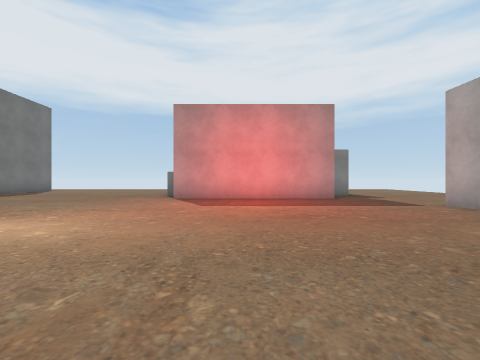
view 1 (above)

16 first-person views from a walk through a 3-D level made in the Unity game engine. The camera is 1.2 m above the floor, looks level and sees 90° across. The floor is counted in squares, 2 m on a side. Each view is taken from the middle of a square. On the plan, view 1 faces up. The plan holds only what a view shows up to about 9 squares ahead; the rest is blank. The player is left out. Some surface patterns are stand-ins.

view 2
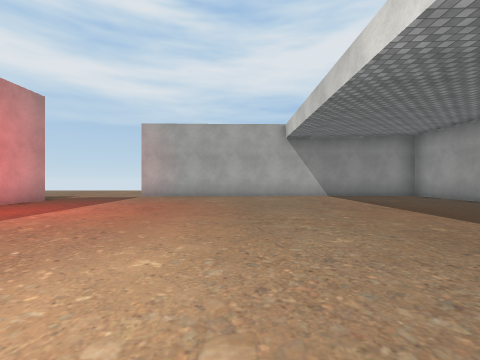

view 3
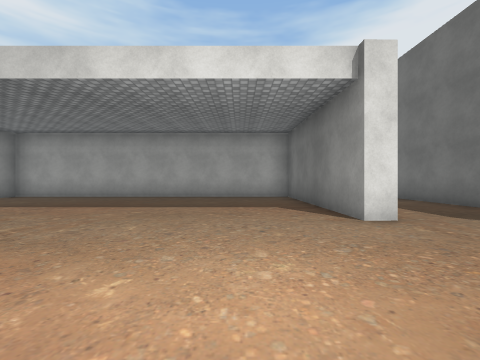

view 4
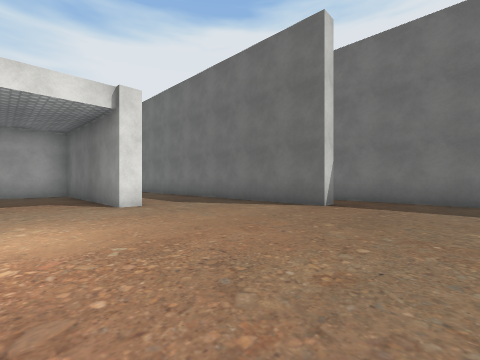

view 5
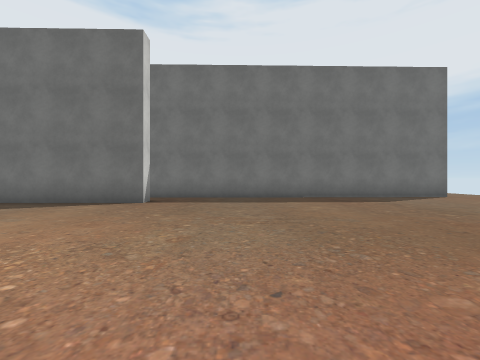

view 6
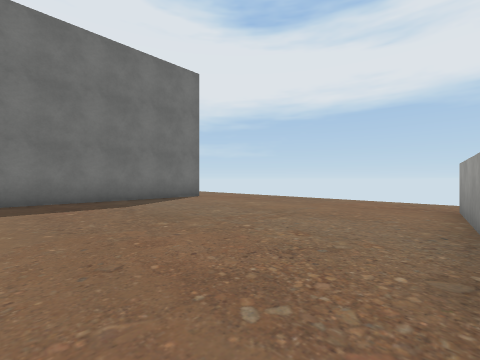

view 7
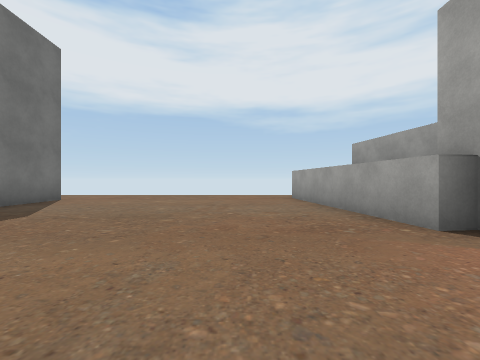

view 8
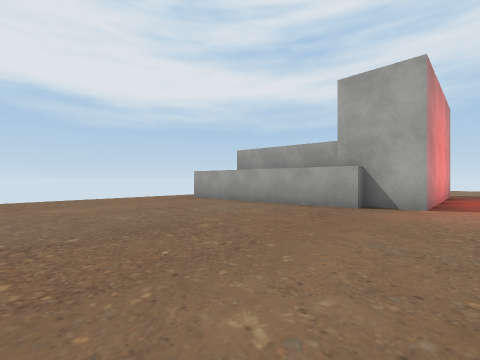

view 9
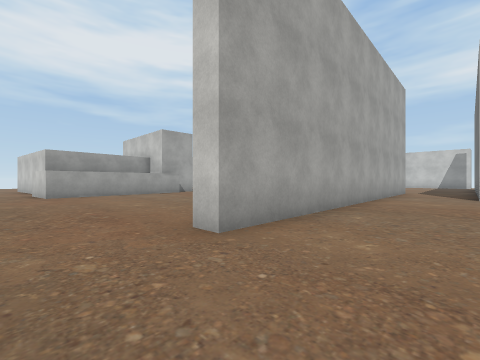

view 10
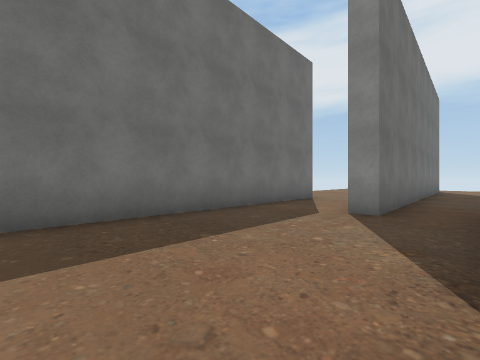

view 11
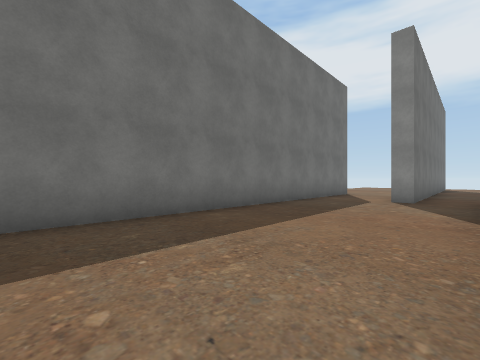

view 12
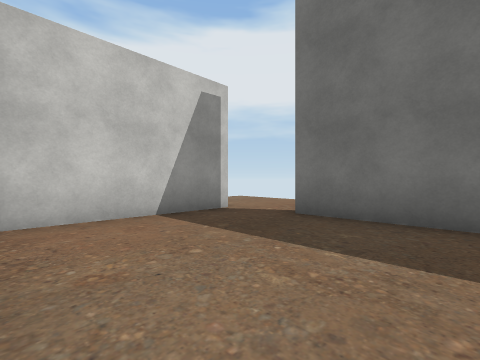

view 13
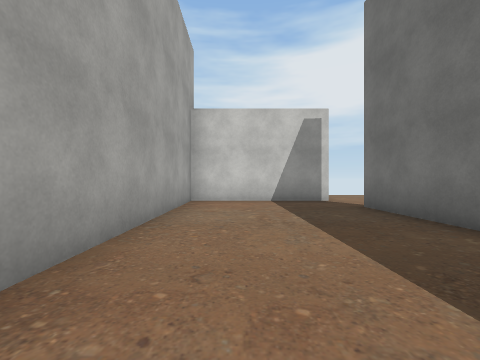

view 14
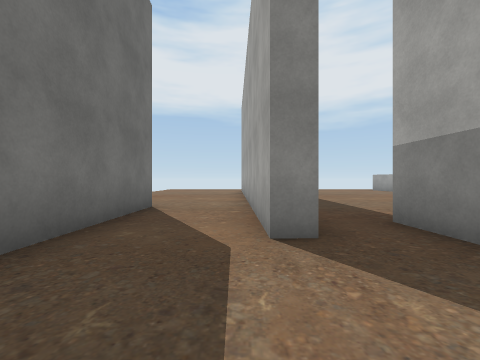

view 15
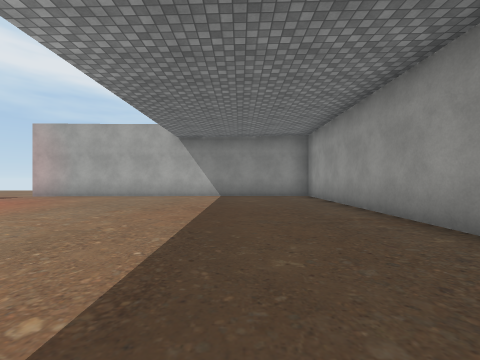

view 16
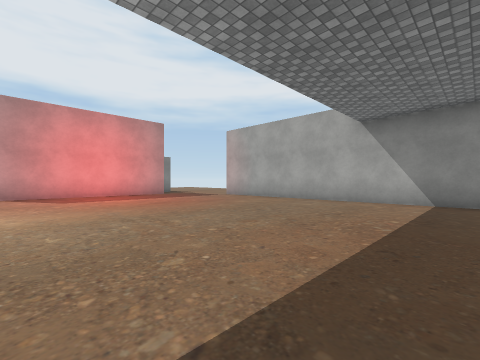

### Floor plan
Points are (right, up) in squares from view 1. A wall is a line through its corners. A room is listed if a view was taken in it or the views show most of it. See-through windows are left out.
Room 1 (views 1, 2, 3, 4, 5, 6, 7, 8, 15, 16)
walls: (-5.3, 0.5) (-4.8, 0.5) (-4.7, -4.6) (5, -4.6) (4.8, 5.7); (-8.8, 3.5) (-8.3, 3.5) (-8.3, 1.5); (3.1, 7.7) (-2.1, 7.7) (-2.1, 8.9) (-2.7, 8.8) (-3.3, 14); (-10.9, 13.3) (-10.4, 13.3) (-10.2, 3.5)
ways out: opening at (-11, 14.5) to room 2; opening at (-9, 3) to room 3; opening at (-6.5, 0.5); opening at (-3, 15); opening at (4.5, 6.5)
Room 2 (view 9)
walls: (-10.8, 8.6) (-10.9, 13.3)
ways out: opening at (-11, 14.5) to room 1; opening at (-12, -6) to room 3; opening at (-12, 7) to room 3
Room 3 (views 10, 11, 12, 13, 14)
walls: (-8.8, 2.1) (-8.8, 3.5); (-10.2, 3.5) (-10.2, 2.5) (-10.7, 2.5) (-10.8, 8.6); (-13, 5.5) (-12.8, -5.5); (-12.6, -6.9) (-8.6, -6.9) (-8.7, -1.3)
ways out: opening at (-9, 3) to room 1; opening at (-12, -6) to room 2; opening at (-12, 7) to room 2

Positions as (right, up) in squares from view 1, and headings:
1: (0, 0), facing up
2: (-4, 2), facing right
3: (-3, 4), facing down
4: (-3, 6), facing down-left
5: (-2, 6), facing left
6: (-3, 8), facing up-left
7: (-5, 6), facing up
8: (-8, 7), facing up-right
9: (-13, 15), facing down-right
10: (-9, -2), facing up-left
11: (-9, -5), facing up-left
12: (-9, -3), facing down-left
13: (-10, 0), facing down
14: (-11, 0), facing up
15: (-4, -2), facing right
16: (-2, -2), facing up-right
